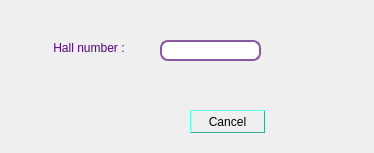
<?xml version="1.0" encoding="UTF-8"?>
<ui version="4.0">
 <class>DeleteHall</class>
 <widget class="QDialog" name="DeleteHall">
  <property name="geometry">
   <rect>
    <x>0</x>
    <y>0</y>
    <width>374</width>
    <height>153</height>
   </rect>
  </property>
  <property name="windowTitle">
   <string>Dialog</string>
  </property>
  <widget class="QLineEdit" name="hall_id_line">
   <property name="geometry">
    <rect>
     <x>160</x>
     <y>40</y>
     <width>101</width>
     <height>21</height>
    </rect>
   </property>
   <property name="styleSheet">
    <string notr="true">QLineEdit{
	border: 2px solid rgb(138,87,163);
	border-radius: 8px;
	background-color: rgb(255,255,255);
}

QLineEdit:hover{
	border: 2px solid rgb(138,87,163);
}

QLineEdit:focused{
	border: 2px solid rgb(138,87,163);
	color: #A0A0A0;
}</string>
   </property>
  </widget>
  <widget class="QLabel" name="hall_number_label">
   <property name="geometry">
    <rect>
     <x>50</x>
     <y>40</y>
     <width>81</width>
     <height>16</height>
    </rect>
   </property>
   <property name="styleSheet">
    <string notr="true">color: rgb(85, 0, 127);
</string>
   </property>
   <property name="text">
    <string> Hall number :</string>
   </property>
  </widget>
  <widget class="QPushButton" name="CancelButton">
   <property name="geometry">
    <rect>
     <x>190</x>
     <y>110</y>
     <width>75</width>
     <height>23</height>
    </rect>
   </property>
   <property name="styleSheet">
    <string notr="true">border-width : 1px;
border-style : outset;
border-color:rgb(60,170,153);</string>
   </property>
   <property name="text">
    <string>Cancel</string>
   </property>
  </widget>
  <widget class="QPushButton" name="DeleteHallButton">
   <property name="geometry">
    <rect>
     <x>100</x>
     <y>110</y>
     <width>75</width>
     <height>23</height>
    </rect>
   </property>
   <property name="styleSheet">
    <string notr="true">background-color : transparent;
border-image: url(://Img/delete.png);
background: none;
border: none;
background-repeat : none;

</string>
   </property>
   <property name="text">
    <string/>
   </property>
  </widget>
 </widget>
 <resources/>
 <connections/>
</ui>
